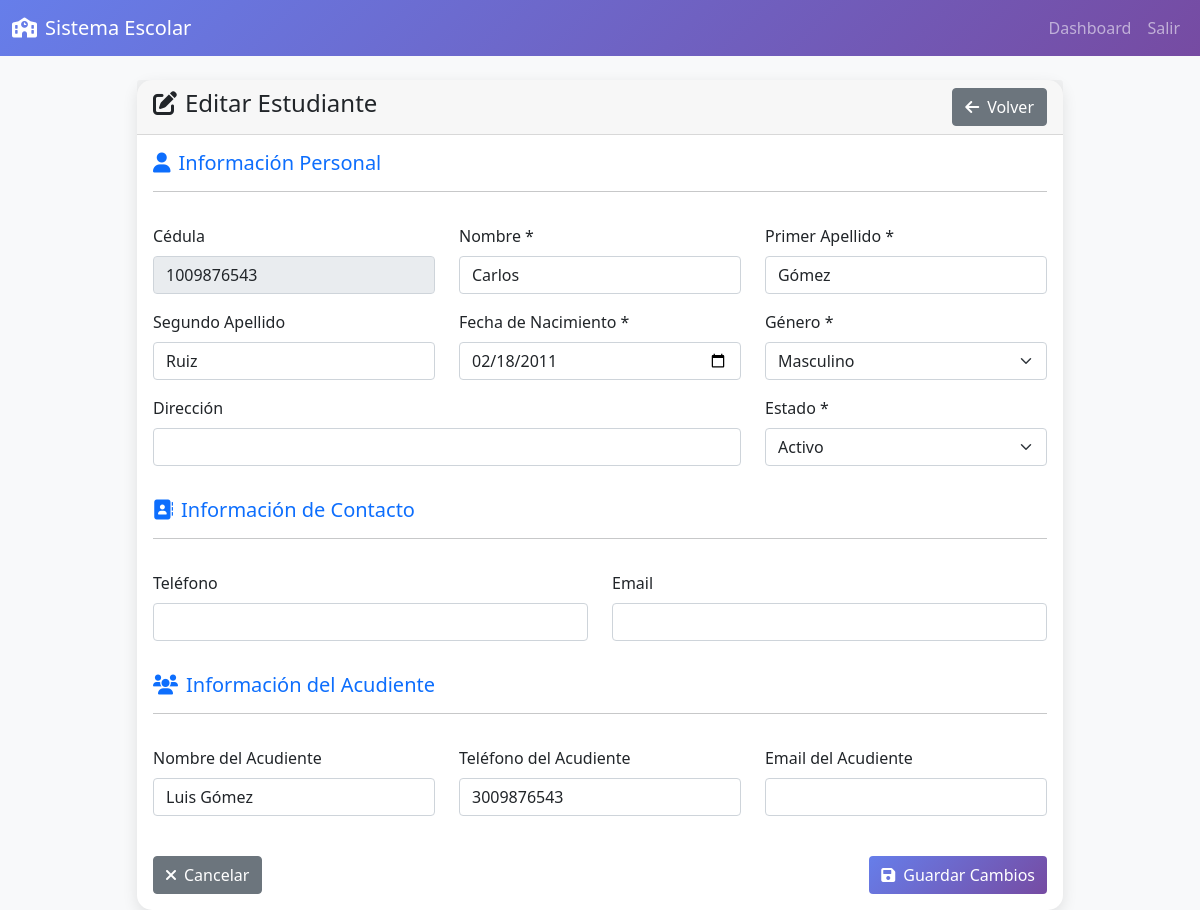
/estudiantes/editar.php?id=1009876543 (signed in), run on the app's committed database.
### tables this page shows
CREATE TABLE IF NOT EXISTS estudiantes (
    cedula VARCHAR(20) PRIMARY KEY,
    nombre VARCHAR(100) NOT NULL,
    apellido1 VARCHAR(100) NOT NULL,
    apellido2 VARCHAR(100),
    fecha_nacimiento DATE NOT NULL,
    genero ENUM('Masculino', 'Femenino', 'Otro') NOT NULL,
    direccion TEXT,
    telefono VARCHAR(20),
    email VARCHAR(100),
    acudiente_nombre VARCHAR(200),
    acudiente_telefono VARCHAR(20),
    acudiente_email VARCHAR(100),
    estado ENUM('Activo', 'Inactivo', 'Graduado', 'Retirado') DEFAULT 'Activo',
    fecha_ingreso DATE DEFAULT (CURRENT_DATE),
    observaciones TEXT,
    created_at TIMESTAMP DEFAULT CURRENT_TIMESTAMP,
    updated_at TIMESTAMP DEFAULT CURRENT_TIMESTAMP ON UPDATE CURRENT_TIMESTAMP
);

### estudiantes/editar.php (the view, shortened to what this page needs)
<?php
$database = new Database();
$conn = $database->getConnection();
$cedula = $_GET['id'] ?? null;
$stmt = $conn->prepare("SELECT * FROM estudiantes WHERE cedula = :cedula");
$stmt->bindParam(':cedula', $cedula);
$stmt->execute();
$estudiante = $stmt->fetch();
?>
<!DOCTYPE html>
<html lang="es">
<head>
    <link href="https://cdn.jsdelivr.net/npm/bootstrap@5.1.3/dist/css/bootstrap.min.css" rel="stylesheet">
    <link href="https://cdnjs.cloudflare.com/ajax/libs/font-awesome/6.0.0/css/all.min.css" rel="stylesheet">
</head>
<body>
    <nav class="navbar navbar-expand-lg navbar-dark">
        <div class="container-fluid">
            <a class="navbar-brand" href="../dashboard.php">
                <i class="fas fa-school me-2"></i>Sistema Escolar
            </a>
            <div class="navbar-nav ms-auto">
                <a class="nav-link" href="../dashboard.php">Dashboard</a>
                <a class="nav-link" href="../logout.php">Salir</a>
            </div>
        </div>
    </nav>
    <div class="container mt-4">
        <div class="row justify-content-center">
            <div class="col-md-10">
                <div class="card">
                    <div class="card-header d-flex justify-content-between align-items-center">
                        <h4><i class="fas fa-edit me-2"></i>Editar Estudiante</h4>
                        <a href="ver.php?id=<?php echo $estudiante['cedula']; ?>" class="btn btn-secondary">
                            <i class="fas fa-arrow-left me-2"></i>Volver
                        </a>
                    </div>
                    <div class="card-body">
                        <form method="POST">
                            <div class="row">
                                <div class="col-12 mb-3">
                                    <h5 class="text-primary"><i class="fas fa-user me-2"></i>Información Personal</h5>
                                    <hr>
                                </div>
                                <div class="col-md-4 mb-3">
                                    <label for="cedula" class="form-label">Cédula</label>
                                    <input type="text" class="form-control" id="cedula"
                                           value="<?php echo $estudiante['cedula']; ?>" readonly>
                                </div>
                                <div class="col-md-4 mb-3">
                                    <label for="nombre" class="form-label">Nombre *</label>
                                    <input type="text" class="form-control" id="nombre" name="nombre"
                                           value="<?php echo htmlspecialchars($estudiante['nombre']); ?>" required>
                                </div>
                                <div class="col-md-4 mb-3">
                                    <label for="apellido1" class="form-label">Primer Apellido *</label>
                                    <input type="text" class="form-control" id="apellido1" name="apellido1"
                                           value="<?php echo htmlspecialchars($estudiante['apellido1']); ?>" required>
                                </div>
                                <div class="col-md-4 mb-3">
                                    <label for="apellido2" class="form-label">Segundo Apellido</label>
                                    <input type="text" class="form-control" id="apellido2" name="apellido2"
                                           value="<?php echo htmlspecialchars($estudiante['apellido2']); ?>">
                                </div>
                                <div class="col-md-4 mb-3">
                                    <label for="fecha_nacimiento" class="form-label">Fecha de Nacimiento *</label>
                                    <input type="date" class="form-control" id="fecha_nacimiento" name="fecha_nacimiento"
                                           value="<?php echo $estudiante['fecha_nacimiento']; ?>" required>
                                </div>
                                <div class="col-md-4 mb-3">
                                    <label for="genero" class="form-label">Género *</label>
                                    <select class="form-select" id="genero" name="genero" required>
                                        <option value="Masculino" <?php echo $estudiante['genero'] == 'Masculino' ? 'selected' : ''; ?>>Masculino</option>
                                    </select>
                                </div>
                                <div class="col-md-8 mb-3">
                                    <label for="direccion" class="form-label">Dirección</label>
                                    <input type="text" class="form-control" id="direccion" name="direccion"
                                           value="<?php echo htmlspecialchars($estudiante['direccion']); ?>">
                                </div>
                                <div class="col-md-4 mb-3">
                                    <label for="estado" class="form-label">Estado *</label>
                                    <select class="form-select" id="estado" name="estado" required>
                                        <option value="Activo" <?php echo $estudiante['estado'] == 'Activo' ? 'selected' : ''; ?>>Activo</option>
                                    </select>
                                </div>
                                <div class="col-12 mb-3 mt-3">
                                    <h5 class="text-primary"><i class="fas fa-address-book me-2"></i>Información de Contacto</h5>
                                    <hr>
                                </div>
                                <div class="col-md-6 mb-3">
                                    <label for="telefono" class="form-label">Teléfono</label>
                                    <input type="tel" class="form-control" id="telefono" name="telefono"
                                           value="<?php echo htmlspecialchars($estudiante['telefono']); ?>">
                                </div>
                                <div class="col-md-6 mb-3">
                                    <label for="email" class="form-label">Email</label>
                                    <input type="email" class="form-control" id="email" name="email"
                                           value="<?php echo htmlspecialchars($estudiante['email']); ?>">
                                </div>
                                <div class="col-12 mb-3 mt-3">
                                    <h5 class="text-primary"><i class="fas fa-users me-2"></i>Información del Acudiente</h5>
                                    <hr>
                                </div>
                                <div class="col-md-4 mb-3">
                                    <label for="acudiente_nombre" class="form-label">Nombre del Acudiente</label>
                                    <input type="text" class="form-control" id="acudiente_nombre" name="acudiente_nombre"
                                           value="<?php echo htmlspecialchars($estudiante['acudiente_nombre']); ?>">
                                </div>
                                <div class="col-md-4 mb-3">
                                    <label for="acudiente_telefono" class="form-label">Teléfono del Acudiente</label>
                                    <input type="tel" class="form-control" id="acudiente_telefono" name="acudiente_telefono"
                                           value="<?php echo htmlspecialchars($estudiante['acudiente_telefono']); ?>">
                                </div>
                                <div class="col-md-4 mb-3">
                                    <label for="acudiente_email" class="form-label">Email del Acudiente</label>
                                    <input type="email" class="form-control" id="acudiente_email" name="acudiente_email"
                                           value="<?php echo htmlspecialchars($estudiante['acudiente_email']); ?>">
                                </div>
                            </div>
                            <div class="d-flex justify-content-between mt-4">
                                <a href="ver.php?id=<?php echo $estudiante['cedula']; ?>" class="btn btn-secondary">
                                    <i class="fas fa-times me-2"></i>Cancelar
                                </a>
                                <button type="submit" class="btn btn-primary">
                                    <i class="fas fa-save me-2"></i>Guardar Cambios
                                </button>
                            </div>
                        </form>
                    </div>
                </div>
            </div>
        </div>
    </div>
</body>
</html>

### estudiantes/editar.php (style rules this page uses)
body { background-color: #f8f9fa; }
.navbar { background: linear-gradient(135deg, #667eea 0%, #764ba2 100%); }
.card { border: none; border-radius: 15px; box-shadow: 0 5px 15px rgba(0,0,0,0.1); }
.btn-primary { background: linear-gradient(135deg, #667eea 0%, #764ba2 100%); border: none; }

### data on the page
estudiantes: cedula "1009876543", nombre "Carlos", apellido1 "Gómez", apellido2 "Ruiz", fecha_nacimiento "02/18/2011", genero "Masculino", estado "Activo", acudiente_nombre "Luis Gómez", acudiente_telefono "3009876543"
